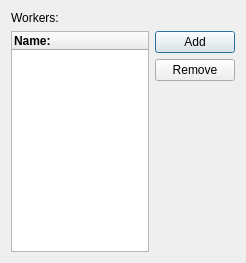
<?xml version="1.0" encoding="UTF-8"?>
<ui version="4.0">
 <class>WorkersDialog</class>
 <widget class="QDialog" name="WorkersDialog">
  <property name="geometry">
   <rect>
    <x>0</x>
    <y>0</y>
    <width>246</width>
    <height>263</height>
   </rect>
  </property>
  <property name="windowTitle">
   <string>Workers</string>
  </property>
  <layout class="QGridLayout" name="gridLayout">
   <item row="0" column="0">
    <widget class="QLabel" name="lblList">
     <property name="text">
      <string>Workers:</string>
     </property>
    </widget>
   </item>
   <item row="1" column="0" rowspan="3">
    <widget class="QTableWidget" name="tableWorkers">
     <property name="selectionMode">
      <enum>QAbstractItemView::SingleSelection</enum>
     </property>
     <attribute name="horizontalHeaderStretchLastSection">
      <bool>true</bool>
     </attribute>
     <column>
      <property name="text">
       <string>Name:</string>
      </property>
      <property name="font">
       <font>
        <bold>true</bold>
       </font>
      </property>
      <property name="textAlignment">
       <set>AlignLeading|AlignVCenter</set>
      </property>
     </column>
    </widget>
   </item>
   <item row="1" column="1">
    <widget class="QPushButton" name="pBtnAdd">
     <property name="text">
      <string>Add</string>
     </property>
    </widget>
   </item>
   <item row="2" column="1">
    <widget class="QPushButton" name="pBtnRem">
     <property name="text">
      <string>Remove</string>
     </property>
    </widget>
   </item>
   <item row="3" column="1">
    <spacer name="verticalSpacer">
     <property name="orientation">
      <enum>Qt::Vertical</enum>
     </property>
     <property name="sizeHint" stdset="0">
      <size>
       <width>20</width>
       <height>160</height>
      </size>
     </property>
    </spacer>
   </item>
  </layout>
 </widget>
 <resources/>
 <connections/>
</ui>
